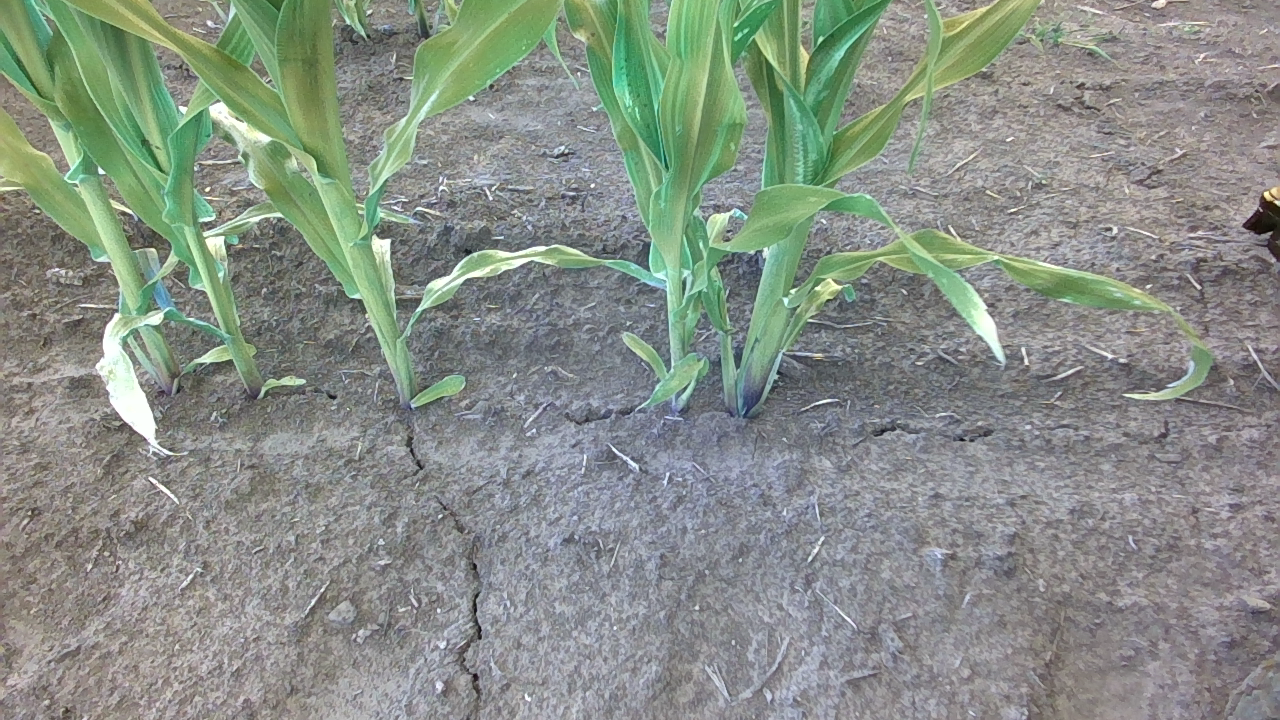
#> input picture frame000000.png, 1280 x 720 px
$ python im_process.py
#> lines starting #> are read from the running program, lines starting #| are printed output that depends on the picture; after the words box and inside, x2 and y2 are one past the last pixel; in counts of white or black regions, pixels touching at a corner belong together
import numpy as np
from skimage.io import imshow, imread
from skimage.color import rgb2gray
import matplotlib.pyplot as plt
import cv2

sample = imread('frame000000.png')
#> sample is the input picture: shape (720, 1280, 3); mean R, G, B 135.2, 143.4, 134.7
sample_g = rgb2gray(sample)

fig, ax = plt.subplots(1,3,figsize=(15,5))
sample_b = sample_g > 0.6
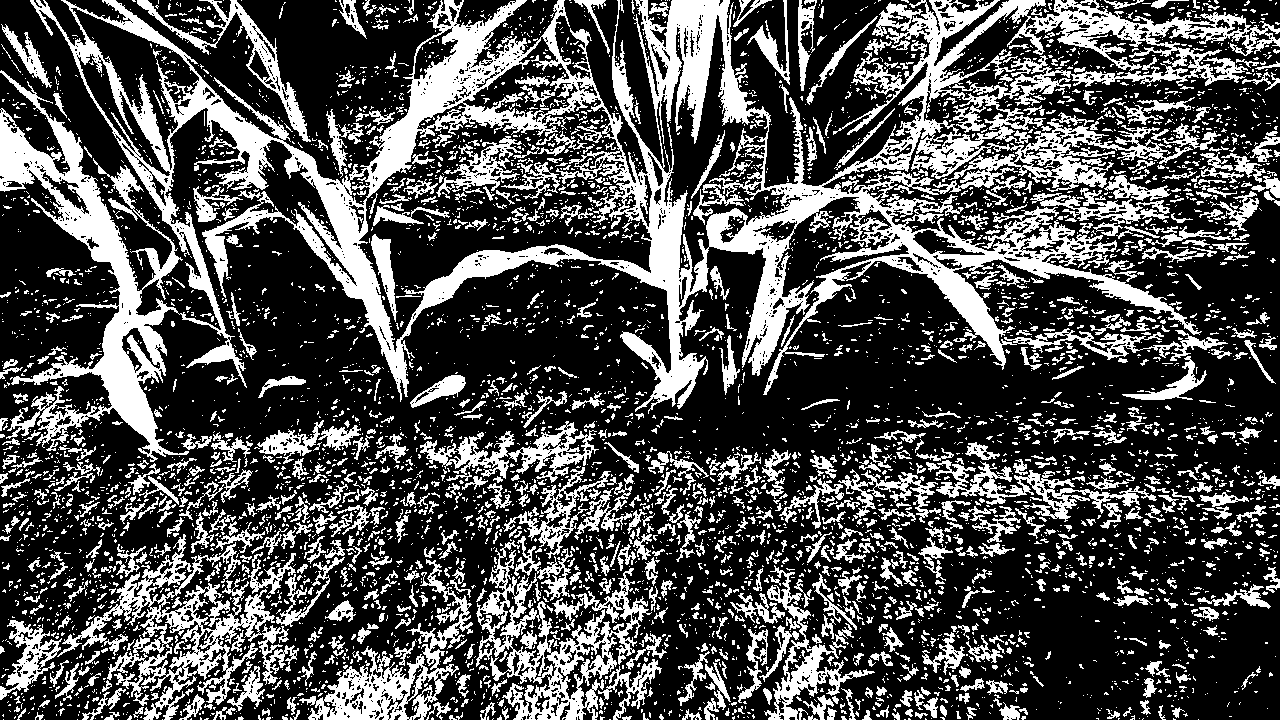
#> sample_b: shape (720, 1280) bool; 31% white; 5843 white regions (4759 under 20 px), largest, box (x1, y1, x2, y2) and area: (0, 0, 1280, 462) 124098, (57, 534, 299, 720) 10826, (476, 540, 652, 720) 9296
ax[0].set_title('Grayscale Image',fontsize=20)
ax[0].imshow(sample[:,:,1])
ax[1].plot(sample_g[300])
ax[1].set_ylabel('Pixel Value')
ax[1].set_xlabel('Width of Picture')
ax[1].set_title('Plot of 1 Line',fontsize=15)
ax[2].set_title('Binarized Image',fontsize=15)
ax[2].imshow(sample_b,cmap='gray')

plt.show()
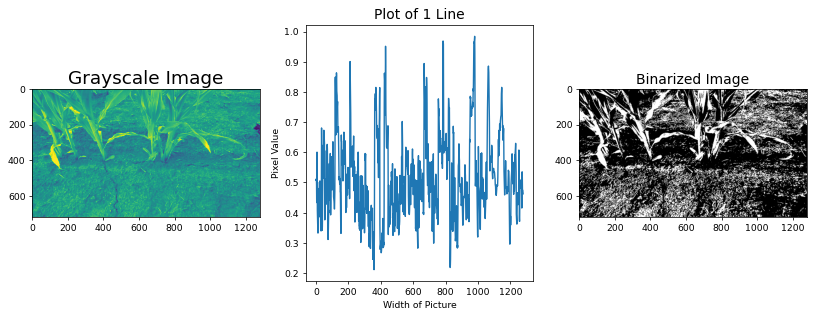
#> figure drawn by matplotlib, 3 panels; panel 2: curve peaks at x = 980, y = 0.984

## Read
img = cv2.imread("color_0000000.png")
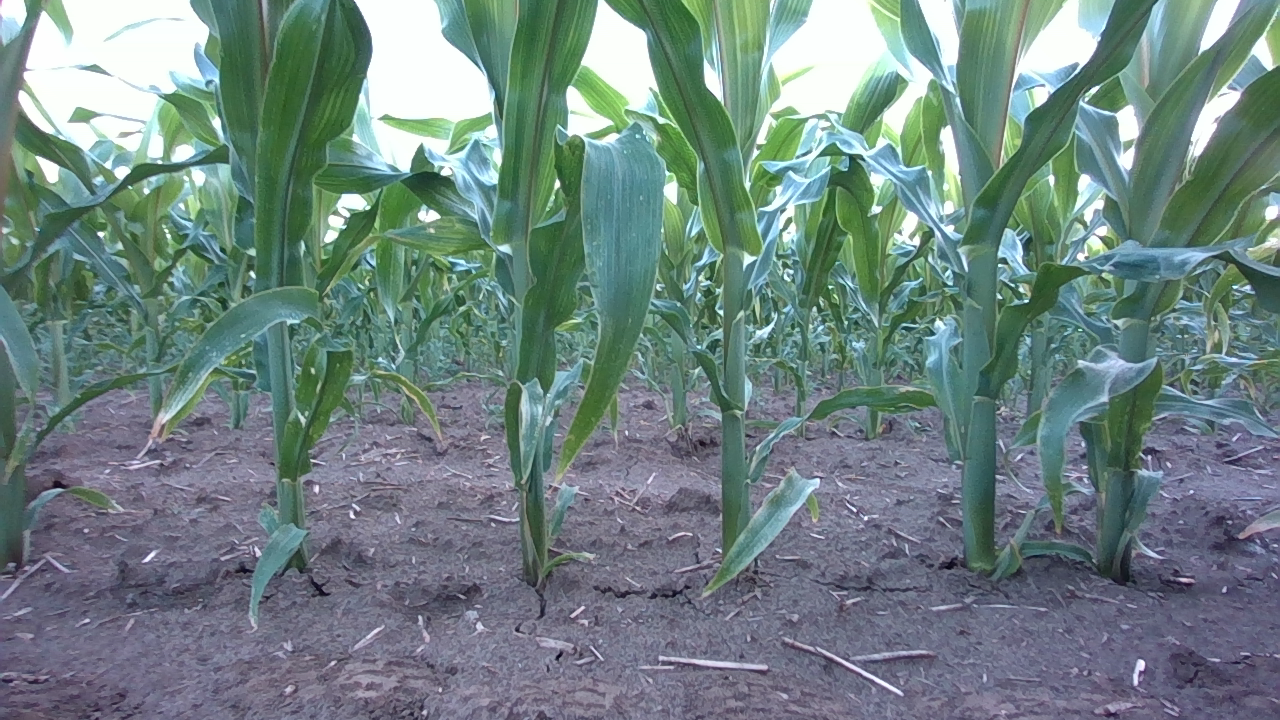
#> input picture color_0000000.png, 1280 x 720 px
#> img is the input picture: shape (720, 1280, 3); mean B, G, R 129.9, 131.6, 111.4

## convert to hsv
hsv = cv2.cvtColor(img, cv2.COLOR_BGR2HSV)
#> hsv: shape (720, 1280, 3); mean H, S, V 93, 61.7, 140.6

## mask of green (36,25,25) ~ (86, 255,255)
# mask = cv2.inRange(hsv, (36, 25, 25), (86, 255,255))
mask = cv2.inRange(hsv, (36, 25, 25), (70, 255,255))
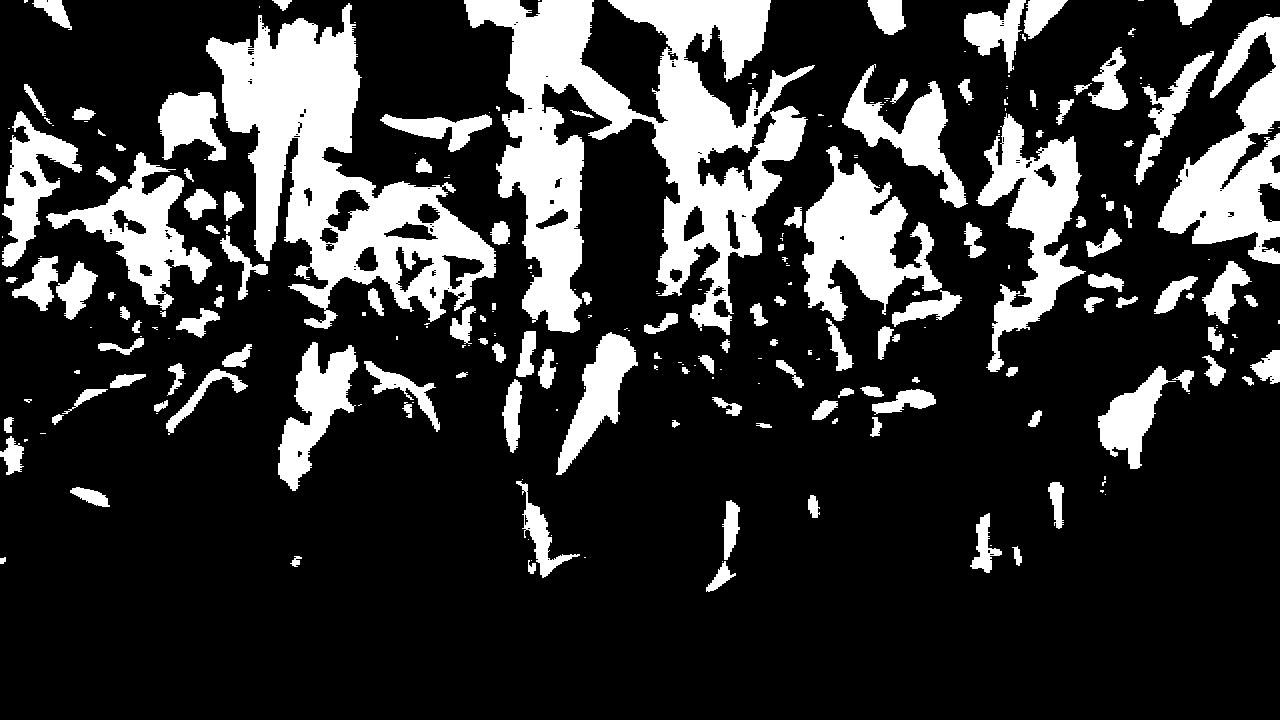
#> mask: shape (720, 1280); 21.1% white; 260 white regions (123 under 20 px), largest, box (x1, y1, x2, y2) and area: (464, 0, 815, 335) 48082, (206, 3, 496, 329) 35114, (1158, 16, 1280, 264) 13031

## slice the green
imask = mask>0
green = np.zeros_like(img, np.uint8)
green[imask] = img[imask]
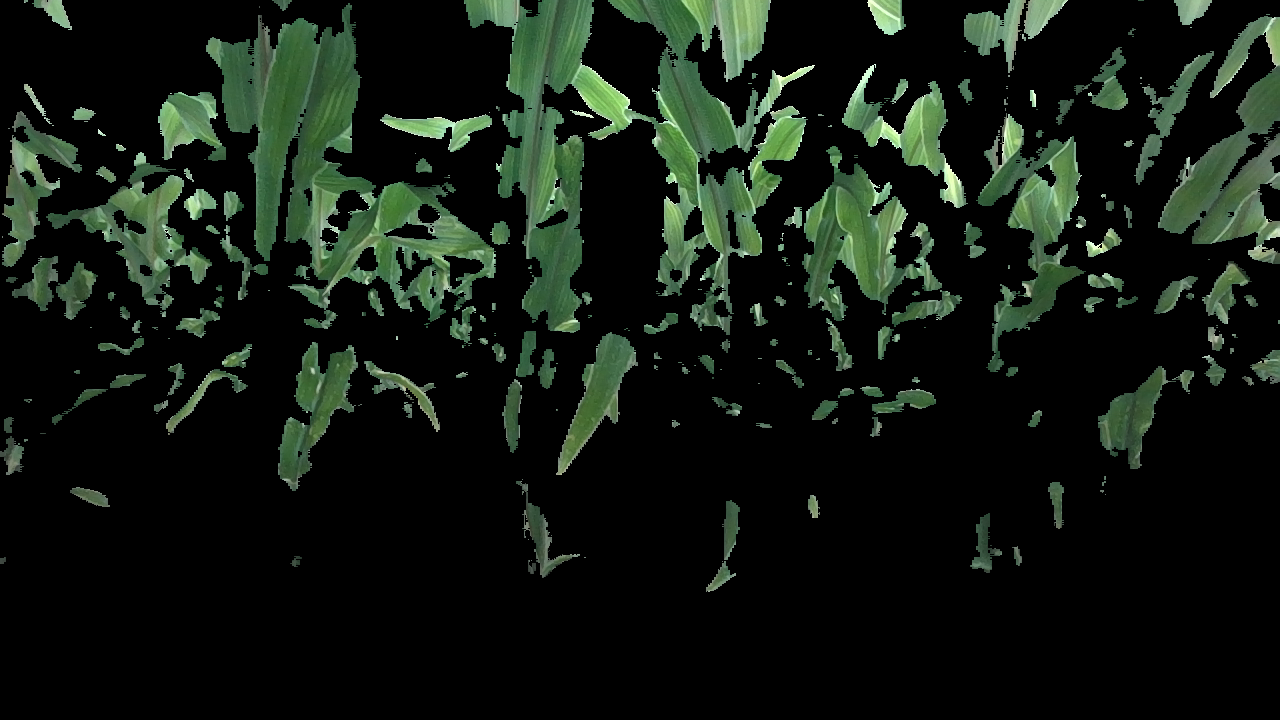
#> green: shape (720, 1280, 3); mean B, G, R 18.3, 26.3, 18.4

## save
cv2.imwrite("green1.png", green)
